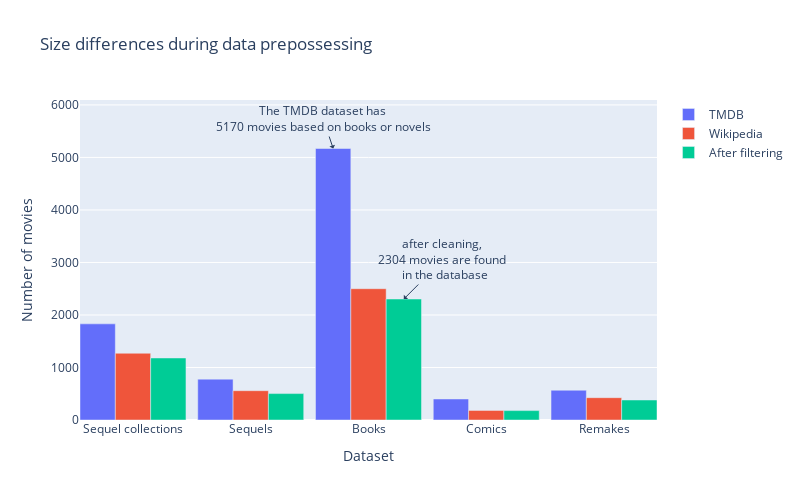

Notebook cell for this chart:
### Code cell
## Size differences
from src.models.movie_data_cleaner import display_data_cleaning_graph
fig = display_data_cleaning_graph(movie_frames_old)

fig

### Figure 1 — Plotly figure (JSON) as saved in the notebook; plotly's stock layout.template omitted (floating-point values rounded to 4 significant figures)
{"data": [{"name": "TMDB", "width": 0.3, "x": [0, 1, 2, 3, 4], "y": [1831, 778, 5170, 400, 567], "type": "bar"}, {"name": "Wikipedia", "width": 0.3, "x": [0.3, 1.3, 2.3, 3.3, 4.3], "y": [1271, 558, 2500, 183, 425], "type": "bar"}, {"name": "After filtering", "width": 0.3, "x": [0.6, 1.6, 2.6, 3.6, 4.6], "y": [1181, 503, 2304, 179, 381], "type": "bar"}], "layout": {"annotations": [{"arrowhead": 1, "showarrow": true, "text": "The TMDB dataset has <br>5170 movies based on books or novels", "x": 2, "y": 5170}, {"arrowhead": 1, "ax": 40, "ay": -40, "showarrow": true, "text": "after cleaning, <br>2304 movies are found <br> in the database", "x": 2.6, "y": 2304}], "xaxis": {"tickvals": [0.3, 1.3, 2.3, 3.3, 4.3], "ticktext": ["Sequel\ncollections", "Sequels", "Books", "Comics", "Remakes"], "title": {"text": "Dataset"}}, "title": {"text": "Size differences during data prepossessing"}, "yaxis": {"title": {"text": "Number of movies"}}, "barmode": "group", "width": 800, "height": 500}}
